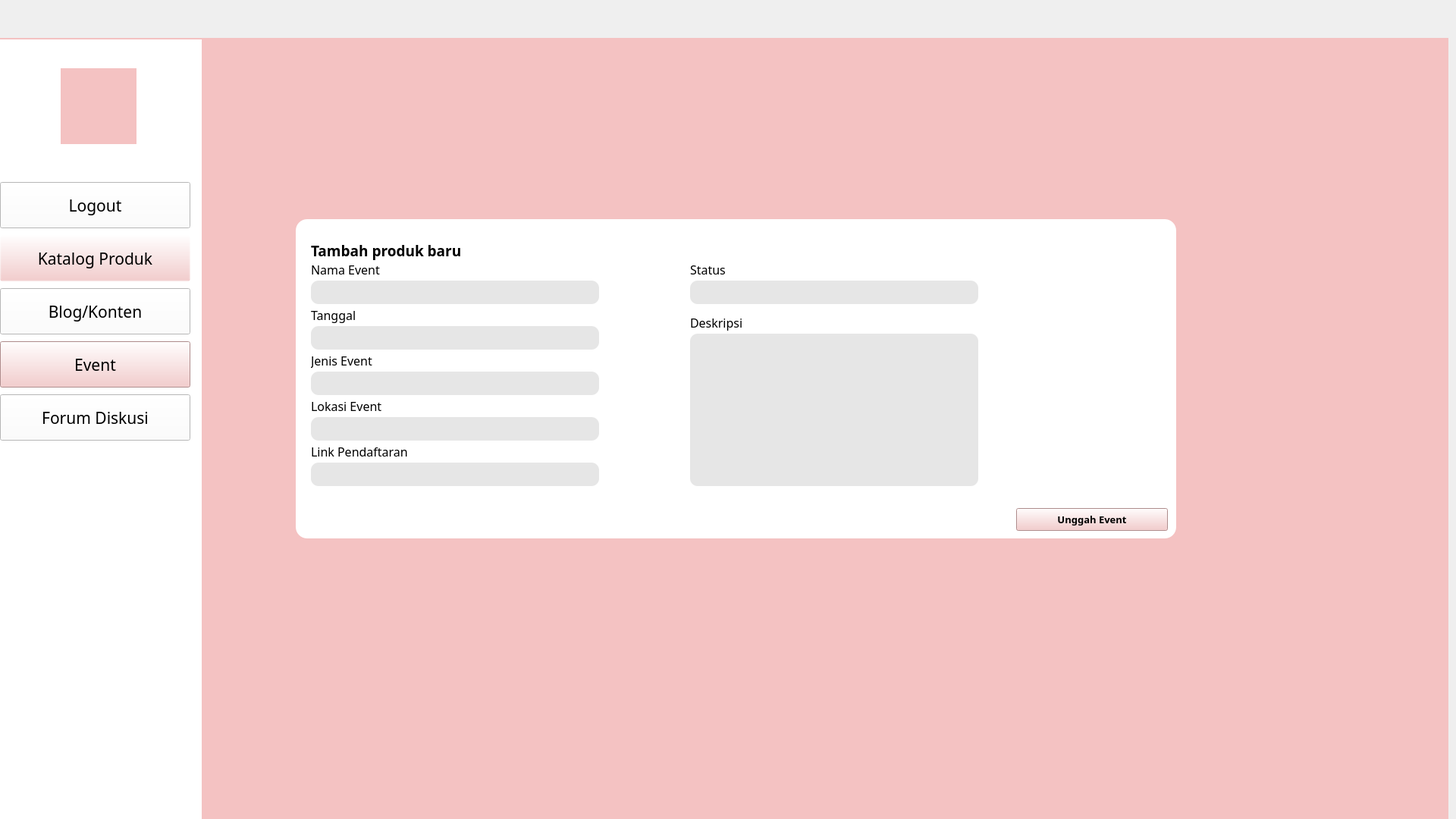
<?xml version="1.0" encoding="UTF-8"?>
<ui version="4.0">
 <class>Form</class>
 <widget class="QWidget" name="Form">
  <property name="enabled">
   <bool>true</bool>
  </property>
  <property name="geometry">
   <rect>
    <x>0</x>
    <y>0</y>
    <width>1920</width>
    <height>1080</height>
   </rect>
  </property>
  <property name="windowTitle">
   <string>Form</string>
  </property>
  <widget class="QWidget" name="widget_2" native="true">
   <property name="geometry">
    <rect>
     <x>-10</x>
     <y>50</y>
     <width>1920</width>
     <height>1080</height>
    </rect>
   </property>
   <property name="styleSheet">
    <string notr="true">background-color: rgb(244, 194, 194);</string>
   </property>
   <widget class="QLabel" name="label">
    <property name="geometry">
     <rect>
      <x>-4</x>
      <y>2</y>
      <width>280</width>
      <height>1080</height>
     </rect>
    </property>
    <property name="styleSheet">
     <string notr="true">background-color:rgba(255,255,255,255);
</string>
    </property>
    <property name="text">
     <string/>
    </property>
   </widget>
   <widget class="QLabel" name="logoLM">
    <property name="geometry">
     <rect>
      <x>90</x>
      <y>40</y>
      <width>100</width>
      <height>100</height>
     </rect>
    </property>
    <property name="styleSheet">
     <string notr="true">border-image: url(:/logo/images/logo.jpeg);</string>
    </property>
    <property name="text">
     <string/>
    </property>
   </widget>
   <widget class="QPushButton" name="H_Logout">
    <property name="geometry">
     <rect>
      <x>10</x>
      <y>190</y>
      <width>251</width>
      <height>61</height>
     </rect>
    </property>
    <property name="font">
     <font>
      <family>Poppins</family>
      <pointsize>16</pointsize>
     </font>
    </property>
    <property name="styleSheet">
     <string notr="true">background-color: rgb(255, 255, 255);</string>
    </property>
    <property name="text">
     <string>Logout</string>
    </property>
   </widget>
   <widget class="QPushButton" name="H_KatalogProduk">
    <property name="geometry">
     <rect>
      <x>10</x>
      <y>260</y>
      <width>251</width>
      <height>61</height>
     </rect>
    </property>
    <property name="font">
     <font>
      <family>Poppins</family>
      <pointsize>16</pointsize>
     </font>
    </property>
    <property name="styleSheet">
     <string notr="true">background-color: rgb(244, 194, 194,0);</string>
    </property>
    <property name="text">
     <string>Katalog Produk</string>
    </property>
   </widget>
   <widget class="QPushButton" name="H_Konten">
    <property name="geometry">
     <rect>
      <x>10</x>
      <y>330</y>
      <width>251</width>
      <height>61</height>
     </rect>
    </property>
    <property name="font">
     <font>
      <family>Poppins</family>
      <pointsize>16</pointsize>
     </font>
    </property>
    <property name="styleSheet">
     <string notr="true">background-color: rgb(255, 255, 255);</string>
    </property>
    <property name="text">
     <string>Blog/Konten</string>
    </property>
   </widget>
   <widget class="QPushButton" name="H_Event">
    <property name="geometry">
     <rect>
      <x>10</x>
      <y>400</y>
      <width>251</width>
      <height>61</height>
     </rect>
    </property>
    <property name="font">
     <font>
      <family>Poppins</family>
      <pointsize>16</pointsize>
     </font>
    </property>
    <property name="styleSheet">
     <string notr="true">background-color: rgb(244, 194, 194);</string>
    </property>
    <property name="text">
     <string>Event</string>
    </property>
   </widget>
   <widget class="QPushButton" name="H_ForumDiskusi">
    <property name="geometry">
     <rect>
      <x>10</x>
      <y>470</y>
      <width>251</width>
      <height>61</height>
     </rect>
    </property>
    <property name="font">
     <font>
      <family>Poppins</family>
      <pointsize>16</pointsize>
     </font>
    </property>
    <property name="styleSheet">
     <string notr="true">background-color: rgb(255, 255, 255);</string>
    </property>
    <property name="text">
     <string>Forum Diskusi</string>
    </property>
   </widget>
   <widget class="QLabel" name="label_2">
    <property name="geometry">
     <rect>
      <x>400</x>
      <y>239</y>
      <width>1161</width>
      <height>421</height>
     </rect>
    </property>
    <property name="styleSheet">
     <string notr="true">background-color: rgb(255,255,255,255);
border-radius:15px;</string>
    </property>
    <property name="text">
     <string/>
    </property>
   </widget>
   <widget class="QLabel" name="label_3">
    <property name="geometry">
     <rect>
      <x>420</x>
      <y>260</y>
      <width>601</width>
      <height>41</height>
     </rect>
    </property>
    <property name="font">
     <font>
      <family>Poppins</family>
      <pointsize>14</pointsize>
      <weight>75</weight>
      <bold>true</bold>
     </font>
    </property>
    <property name="styleSheet">
     <string notr="true">background-color:rgb(0,0,0,0);</string>
    </property>
    <property name="text">
     <string>Tambah produk baru</string>
    </property>
   </widget>
   <widget class="QLabel" name="Batch">
    <property name="geometry">
     <rect>
      <x>420</x>
      <y>295</y>
      <width>261</width>
      <height>21</height>
     </rect>
    </property>
    <property name="font">
     <font>
      <family>Poppins</family>
      <pointsize>12</pointsize>
     </font>
    </property>
    <property name="styleSheet">
     <string notr="true">background-color:rgb(0,0,0,0);</string>
    </property>
    <property name="text">
     <string>Nama Event</string>
    </property>
   </widget>
   <widget class="QLineEdit" name="inputNama">
    <property name="geometry">
     <rect>
      <x>420</x>
      <y>320</y>
      <width>380</width>
      <height>31</height>
     </rect>
    </property>
    <property name="styleSheet">
     <string notr="true">background-color: rgb(0, 0, 0,25);
border-radius: 10px;
padding-bottom:4px;
padding-left:10px;

</string>
    </property>
    <property name="text">
     <string/>
    </property>
    <property name="alignment">
     <set>Qt::AlignLeading|Qt::AlignLeft|Qt::AlignVCenter</set>
    </property>
   </widget>
   <widget class="QLabel" name="Kategori">
    <property name="geometry">
     <rect>
      <x>420</x>
      <y>350</y>
      <width>211</width>
      <height>31</height>
     </rect>
    </property>
    <property name="font">
     <font>
      <family>Poppins</family>
      <pointsize>12</pointsize>
     </font>
    </property>
    <property name="styleSheet">
     <string notr="true">background-color:rgb(0,0,0,0);</string>
    </property>
    <property name="text">
     <string>Tanggal</string>
    </property>
   </widget>
   <widget class="QLineEdit" name="inputTanggal">
    <property name="geometry">
     <rect>
      <x>420</x>
      <y>380</y>
      <width>380</width>
      <height>31</height>
     </rect>
    </property>
    <property name="styleSheet">
     <string notr="true">background-color: rgb(0,0,0,25);
border-radius: 10px;
padding-bottom:4px;
padding-left:10px;

</string>
    </property>
    <property name="text">
     <string/>
    </property>
    <property name="alignment">
     <set>Qt::AlignLeading|Qt::AlignLeft|Qt::AlignVCenter</set>
    </property>
   </widget>
   <widget class="QPushButton" name="unggahEvent">
    <property name="geometry">
     <rect>
      <x>1350</x>
      <y>620</y>
      <width>200</width>
      <height>30</height>
     </rect>
    </property>
    <property name="font">
     <font>
      <family>Poppins</family>
      <pointsize>10</pointsize>
      <weight>75</weight>
      <bold>true</bold>
     </font>
    </property>
    <property name="styleSheet">
     <string notr="true">QPushButton#unggahproduk{
background-color:rgb(187,187,187,255);
border:none;
color:rgba(0,0,0,240);
border-radius:10px;
}


QPushButton#unggahproduk:hover{
background-color:rgb(255,165,0,255)
}

QPushButton#unggahproduk:pressed{
padding-left: 2px;
padding-top: 2px;
background-color:rgba(0,165,0,255);
}
</string>
    </property>
    <property name="text">
     <string>Unggah Event</string>
    </property>
   </widget>
   <widget class="QLabel" name="Kategori_2">
    <property name="geometry">
     <rect>
      <x>420</x>
      <y>410</y>
      <width>281</width>
      <height>31</height>
     </rect>
    </property>
    <property name="font">
     <font>
      <family>Poppins</family>
      <pointsize>12</pointsize>
     </font>
    </property>
    <property name="styleSheet">
     <string notr="true">background-color:rgb(0,0,0,0);</string>
    </property>
    <property name="text">
     <string>Jenis Event</string>
    </property>
   </widget>
   <widget class="QLineEdit" name="inputJenis">
    <property name="geometry">
     <rect>
      <x>420</x>
      <y>440</y>
      <width>380</width>
      <height>31</height>
     </rect>
    </property>
    <property name="styleSheet">
     <string notr="true">background-color: rgb(0,0,0,25);
border-radius: 10px;
padding-bottom:4px;
padding-left:10px;

</string>
    </property>
    <property name="text">
     <string/>
    </property>
    <property name="alignment">
     <set>Qt::AlignLeading|Qt::AlignLeft|Qt::AlignVCenter</set>
    </property>
   </widget>
   <widget class="QLineEdit" name="inputLokasi">
    <property name="geometry">
     <rect>
      <x>420</x>
      <y>500</y>
      <width>380</width>
      <height>31</height>
     </rect>
    </property>
    <property name="styleSheet">
     <string notr="true">background-color: rgb(0,0,0,25);
border-radius: 10px;
padding-bottom:4px;
padding-left:10px;

</string>
    </property>
    <property name="text">
     <string/>
    </property>
    <property name="alignment">
     <set>Qt::AlignLeading|Qt::AlignLeft|Qt::AlignVCenter</set>
    </property>
   </widget>
   <widget class="QLabel" name="Kategori_3">
    <property name="geometry">
     <rect>
      <x>420</x>
      <y>470</y>
      <width>281</width>
      <height>31</height>
     </rect>
    </property>
    <property name="font">
     <font>
      <family>Poppins</family>
      <pointsize>12</pointsize>
     </font>
    </property>
    <property name="styleSheet">
     <string notr="true">background-color:rgb(0,0,0,0);</string>
    </property>
    <property name="text">
     <string>Lokasi Event</string>
    </property>
   </widget>
   <widget class="QLineEdit" name="inputLink">
    <property name="geometry">
     <rect>
      <x>420</x>
      <y>560</y>
      <width>380</width>
      <height>31</height>
     </rect>
    </property>
    <property name="styleSheet">
     <string notr="true">background-color: rgb(0,0,0,25);
border-radius: 10px;
padding-bottom:4px;
padding-left:10px;

</string>
    </property>
    <property name="text">
     <string/>
    </property>
    <property name="alignment">
     <set>Qt::AlignLeading|Qt::AlignLeft|Qt::AlignVCenter</set>
    </property>
   </widget>
   <widget class="QLabel" name="Kategori_4">
    <property name="geometry">
     <rect>
      <x>420</x>
      <y>530</y>
      <width>311</width>
      <height>31</height>
     </rect>
    </property>
    <property name="font">
     <font>
      <family>Poppins</family>
      <pointsize>12</pointsize>
     </font>
    </property>
    <property name="styleSheet">
     <string notr="true">background-color:rgb(0,0,0,0);</string>
    </property>
    <property name="text">
     <string>Link Pendaftaran</string>
    </property>
   </widget>
   <widget class="QLineEdit" name="inputStatus">
    <property name="geometry">
     <rect>
      <x>920</x>
      <y>320</y>
      <width>380</width>
      <height>31</height>
     </rect>
    </property>
    <property name="styleSheet">
     <string notr="true">background-color: rgb(0,0,0,25);
border-radius: 10px;
padding-bottom:4px;
padding-left:10px;

</string>
    </property>
    <property name="text">
     <string/>
    </property>
    <property name="alignment">
     <set>Qt::AlignLeading|Qt::AlignLeft|Qt::AlignVCenter</set>
    </property>
   </widget>
   <widget class="QLabel" name="Kategori_5">
    <property name="geometry">
     <rect>
      <x>920</x>
      <y>290</y>
      <width>221</width>
      <height>31</height>
     </rect>
    </property>
    <property name="font">
     <font>
      <family>Poppins</family>
      <pointsize>12</pointsize>
     </font>
    </property>
    <property name="styleSheet">
     <string notr="true">background-color:rgb(0,0,0,0);</string>
    </property>
    <property name="text">
     <string>Status</string>
    </property>
   </widget>
   <widget class="QLabel" name="Kategori_8">
    <property name="geometry">
     <rect>
      <x>920</x>
      <y>360</y>
      <width>261</width>
      <height>31</height>
     </rect>
    </property>
    <property name="font">
     <font>
      <family>Poppins</family>
      <pointsize>12</pointsize>
     </font>
    </property>
    <property name="styleSheet">
     <string notr="true">background-color:rgb(0,0,0,0);</string>
    </property>
    <property name="text">
     <string>Deskripsi</string>
    </property>
   </widget>
   <widget class="QPlainTextEdit" name="inputDeskripsi">
    <property name="geometry">
     <rect>
      <x>920</x>
      <y>390</y>
      <width>380</width>
      <height>201</height>
     </rect>
    </property>
    <property name="styleSheet">
     <string notr="true">background-color: rgb(0,0,0,25);
border-radius: 10px;
padding-bottom:4px;
padding-left:10px;

</string>
    </property>
    <property name="plainText">
     <string/>
    </property>
   </widget>
   <widget class="QLabel" name="error">
    <property name="geometry">
     <rect>
      <x>410</x>
      <y>185</y>
      <width>1141</width>
      <height>41</height>
     </rect>
    </property>
    <property name="font">
     <font>
      <family>Poppins</family>
      <pointsize>10</pointsize>
     </font>
    </property>
    <property name="styleSheet">
     <string notr="true">background-color: rgb(0,0,0,0);
color: red;</string>
    </property>
    <property name="text">
     <string/>
    </property>
   </widget>
  </widget>
 </widget>
 <resources>
  <include location="header image.qrc"/>
 </resources>
 <connections/>
</ui>
